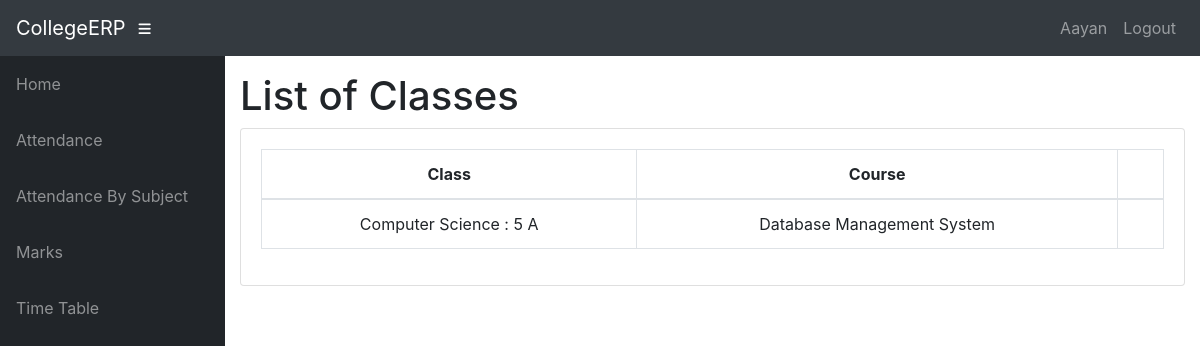
/teacher/CS01/4/Classes/ (signed in), run on the app's committed database.
### info/models.py (models this page shows, shortened)
class User(AbstractUser):
    @property
    def is_student(self):
        if hasattr(self, 'student'):
            return True
        return False

class Student(models.Model):
    user = models.OneToOneField(User, on_delete=models.CASCADE, null=True)
    class_id = models.ForeignKey(Class, on_delete=models.CASCADE, default=1)
    USN = models.CharField(primary_key='True', max_length=100)
    name = models.CharField(max_length=200)
    sex = models.CharField(max_length=50, choices=sex_choice, default='Male')
    DOB = models.DateField(default='1998-01-01')

class Assign(models.Model):
    class_id = models.ForeignKey(Class, on_delete=models.CASCADE)
    course = models.ForeignKey(Course, on_delete=models.CASCADE)
    teacher = models.ForeignKey(Teacher, on_delete=models.CASCADE)
    class Meta:
        unique_together = (('course', 'class_id', 'teacher'),)

class Class(models.Model):
    id = models.CharField(primary_key='True', max_length=100)
    dept = models.ForeignKey(Dept, on_delete=models.CASCADE)
    section = models.CharField(max_length=100)
    sem = models.IntegerField()
    class Meta:
        verbose_name_plural = 'classes'
    def __str__(self):
        d = Dept.objects.get(name=self.dept)
        return '%s : %d %s' % (d.name, self.sem, self.section)

class Dept(models.Model):
    id = models.CharField(primary_key='True', max_length=100)
    name = models.CharField(max_length=200)
    def __str__(self):
        return self.name

class Course(models.Model):
    dept = models.ForeignKey(Dept, on_delete=models.CASCADE)
    id = models.CharField(primary_key='True', max_length=50)
    name = models.CharField(max_length=50)
    shortname = models.CharField(max_length=50, default='X')
    def __str__(self):
        return self.name

### info/views.py (the view)
@login_required
def t_clas(request, teacher_id, choice):
    teacher1 = get_object_or_404(Teacher, id=teacher_id)
    return render(request, 'info/t_clas.html', {'teacher1': teacher1, 'choice': choice})

### info/templates/info/t_clas.html (shortened to what this page needs)
{% extends 'info/base.html' %}
{% block content %}
    <h1>List of Classes</h1>
    <div class="card mb-3">
            <div class="card-body">
              <div class="table-responsive">
                <table class="table table-bordered text-center" id="dataTable" width="100%" cellspacing="0">
                  <thead>
                    <tr>
                        <th>Class</th>
                        <th>Course</th>
                        <th></th>
                    </tr>
                  </thead>
                  <tbody>
                    {% for ass in teacher1.assign_set.all %}
                    <tr>
                        <td>{{ ass.class_id }}</td>
                        <td>{{ ass.course }}</td>
                        <td>
                        </td>
                    </tr>
                    {% empty %}
                            <p>teacher has no courses</p>
                    {% endfor %}
                  </tbody>
                </table>
              </div>
    </div>
{% endblock %}

### info/templates/info/base.html (shortened to what this page needs)
<!DOCTYPE html>
<html lang="en">
  <head>
      {% load static %}
    <link href="{% static '/info/bootstrap/vendor/bootstrap/css/bootstrap.min.css' %}" rel="stylesheet">
    <link href="{% static '/info/bootstrap/vendor/fontawesome-free/css/all.min.css' %}" rel="stylesheet" type="text/css">
    <link href="{% static '/info/bootstrap/vendor/datatables/dataTables.bootstrap4.css' %}" rel="stylesheet">
    <link href="{% static '/info/bootstrap/css/sb-admin.css' %}" rel="stylesheet">
  </head>
  <body id="page-top">
    <nav class="navbar navbar-expand navbar-dark bg-dark static-top">
      <a class="navbar-brand mr-1" href="{% url 'index' %}">CollegeERP</a>
      <button class="btn btn-link btn-sm text-white order-1 order-sm-0" id="sidebarToggle" href="#">
        <i class="fas fa-bars"></i>
      </button>
        <div class="collapse navbar-collapse" id="navbarResponsive">
          <ul class="navbar-nav ml-auto">
            <li class="nav-item">
                {% if request.user.is_student %}
                    <a class="nav-link text-capitalize">{{ request.user.student.name }}</a>
                {% elif request.user.is_teacher %}
                    <a class="nav-link text-capitalize">{{ request.user.teacher.name }}</a>
                {% endif %}
            </li>
            <li class="nav-item">
                <a class="nav-link" href="#" data-toggle="modal" data-target="#logoutModal">Logout</a>
            </li>
          </ul>
        </div>
    </nav>
    <div id="wrapper">
      <ul class="sidebar navbar-nav">
            <li class="nav-item">
              <a class="nav-link" href="{% url 'index' %}">
                <span>Home</span>
              </a>
            </li>
        {% if request.user.is_student %}
            <li class="nav-item">
              <a class="nav-link" href="{% url 'attendance' request.user.student.USN %}">
                <span>Attendance</span>
              </a>
            </li>
            <li class="nav-item">
              <a class="nav-link" href="{% url 'attendance' request.user.student.USN %}">
                <span>Attendance By Subject</span>
              </a>
            </li>
            <li class="nav-item">
              <a class="nav-link" href="{% url 'marks_list' request.user.student.USN %}">
                <span>Marks</span>
              </a>
            </li>
              <li class="nav-item">
              <a class="nav-link" href="{% url 'timetable' request.user.student.class_id_id %}">
                <span>Time Table</span>
              </a>
            </li>
        {% endif %}
      </ul>
      <div id="content-wrapper">
        <div class="container-fluid">
            {% block content %}
            {% endblock %}
        </div>
      </div>
    </div>
  </body>
</html>

### data on the page
User: user.student.name "Aayan"
Assign: class_id "Computer Science : 5 A", course "Database Management System"
